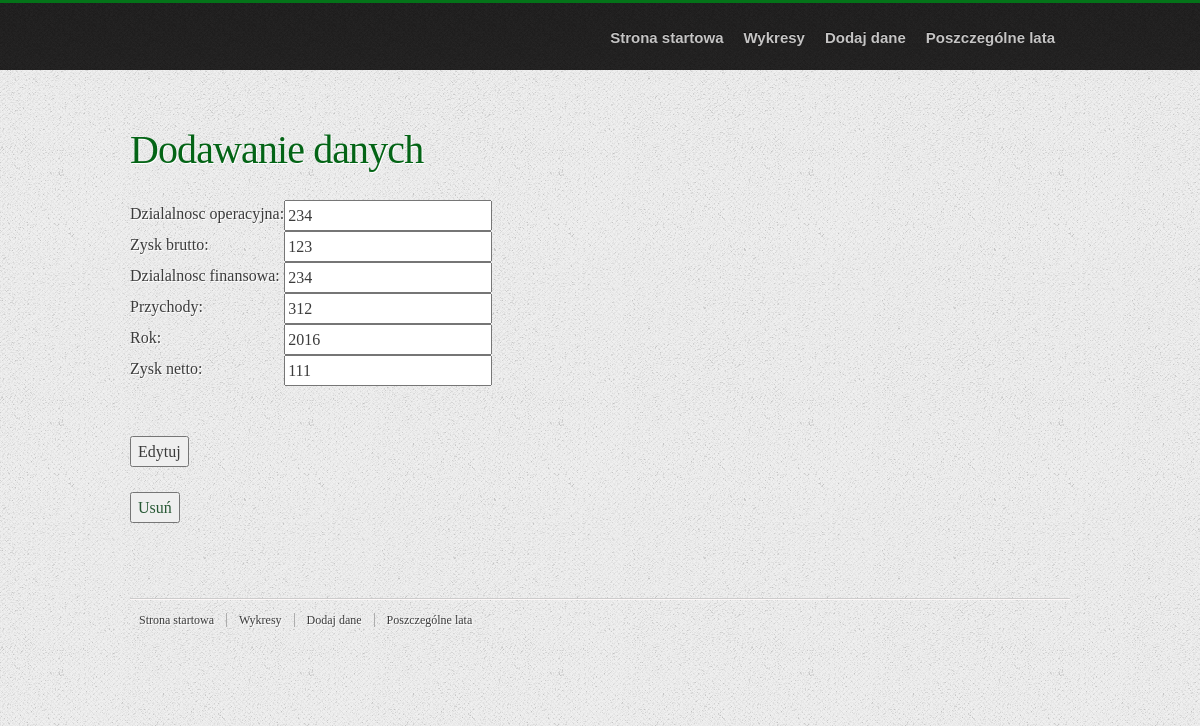
The page /polls/update/11/ on the database as committed earlier.
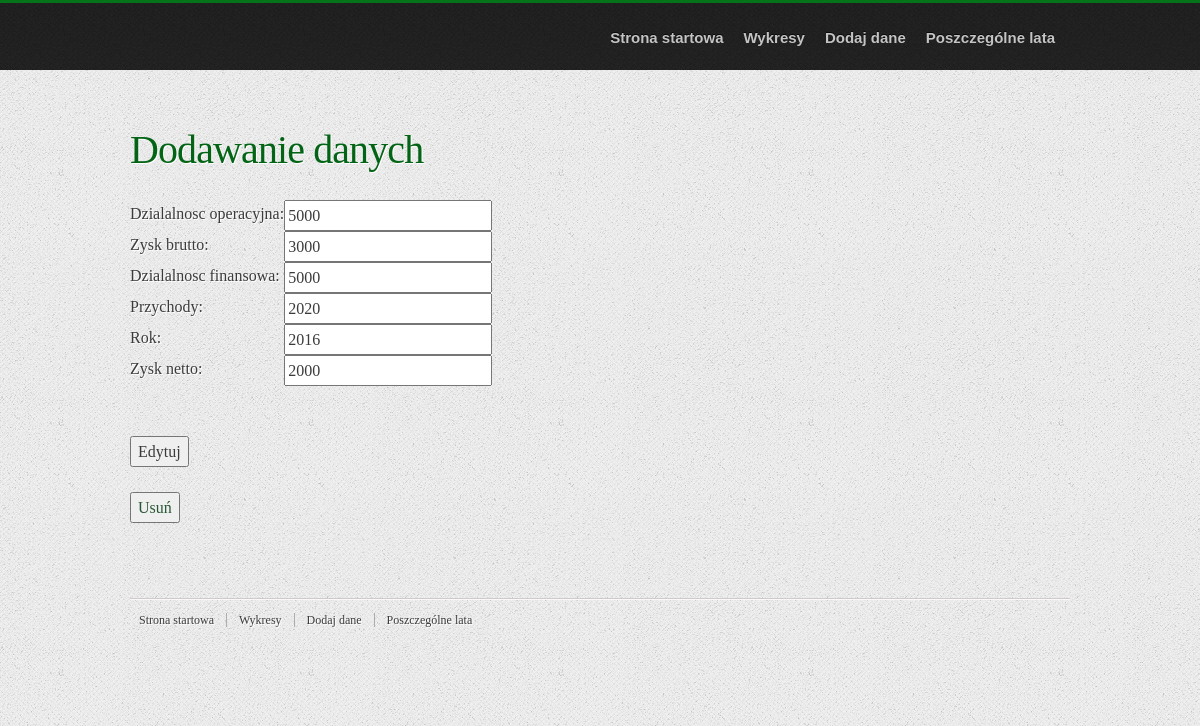
The same page on the database as committed later.
### polls/models.py (models this page shows, shortened)
class Dane(models.Model):
    rok = models.CharField(max_length=20)
    przychody = models.CharField(max_length=20)
    zysk_brutto = models.CharField(max_length=20)
    dzialalnosc_operacyjna = models.CharField(max_length=20)
    dzialalnosc_finansowa = models.CharField(max_length=20)
    zysk_netto = models.CharField(max_length=20)

### polls/views.py (the view)
# urls.py: path('update/<int:id>/', update_datas, name='update_datas'),
def update_datas(request, id):
    data = Dane.objects.get(id=id)
    form = DataForm(request.POST or None, instance=data)
    if form.is_valid():
        form.save()
        return redirect('list_datas')
    return render(request, 'datas-form.html', {'form': form, 'data': data})

### polls/forms.py
class DataForm(forms.ModelForm):
    class Meta:
        model = Dane
        fields = {'rok',  'przychody', 'zysk_brutto', 'dzialalnosc_operacyjna', 'dzialalnosc_finansowa', 'zysk_netto'}

### templates/datas-form.html (shortened to what this page needs)
{% load staticfiles %}
<!DOCTYPE html>
<html lang="en">
<head>
    {% include 'base/css.html' %}
    <link rel="stylesheet" type="text/css" href="{% static 'style.css' %}">
</head>
<body>
<div id="header-wrap">
    <header>
        <nav>
            <ul>
                <li><a href="{% url 'home' %}">Strona startowa</a></li>
                <li><a href="{% url 'home' %}#services">Wykresy</a></li>
                <li><a href="{% url 'dodanie_danych' %}">Dodaj dane</a></li>
                <li><a href="{% url 'years' %}">Poszczególne lata</a></li>
            </ul>
        </nav>
    </header>
</div>
<div class="content-wrap">
    <section id="services">
        <h1>Dodawanie danych</h1>
        <form method="POST">
            <table>
                {{ form.as_table }}
            </table>
            <br>
            <br>
            <button type="submit">Edytuj</button>
        </form>
        <br>
        <p>
            {% if data %}
                <button>
                    <a href="{% url 'delete_datas' data.id %}">Usuń</a>
                </button>
            {% endif %}
        </p>
    </section>
</div>
<footer>
    <div class="footer-content">
        <ul class="footer-menu">
            <li><a href="{% url 'home' %}">Strona startowa</a></li>
            <li><a href="{% url 'home' %}#services">Wykresy</a></li>
            <li><a href="{% url 'dodanie_danych' %}">Dodaj dane</a></li>
            <li><a href="{% url 'years' %}">Poszczególne lata</a></li>
        </ul>
    </div>
</footer>
</body>
</html>

Rows that differ between the two databases and show on the page:
changed Dane: dzialalnosc_operacyjna "234" → "5000"; zysk_brutto "123" → "3000"; dzialalnosc_finansowa "234" → "5000"; przychody "312" → "2020"; zysk_netto "111" → "2000"
